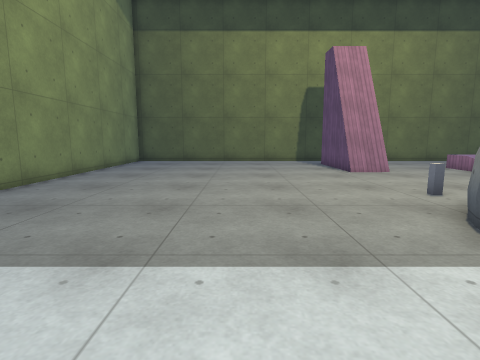
view 1 (above)

16 first-person views from a walk through a 3-D level made in the Godot game engine. The camera is 1.3 m above the floor, tilts 8° down and sees 80° across. The floor is counted in squares, 0.9 m on a side. Each view is taken from the middle of a square. On the plan, view 1 faces up. The plan holds only what a view shows up to about 14 squares ahead; the rest is blank. The place goes on beyond the plan. Characters and animated objects are left out. Surface patterns are stand-ins for the level's own textures.

view 2
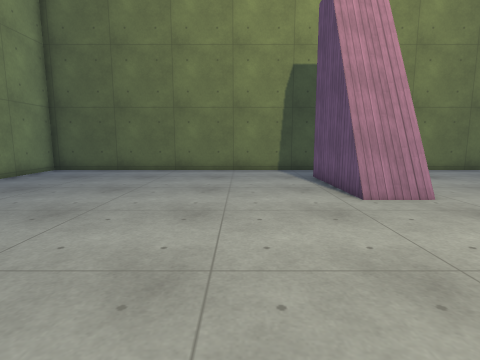

view 3
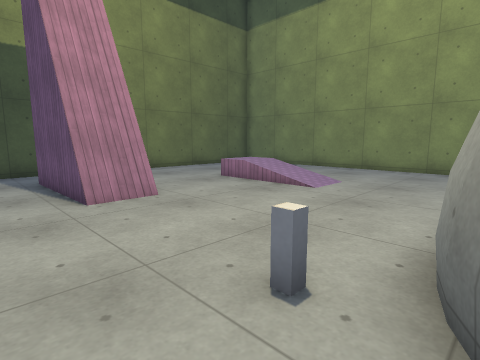

view 4
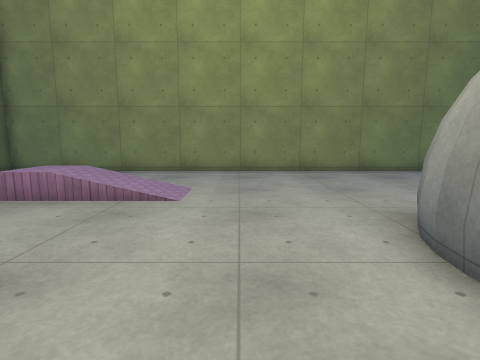

view 5
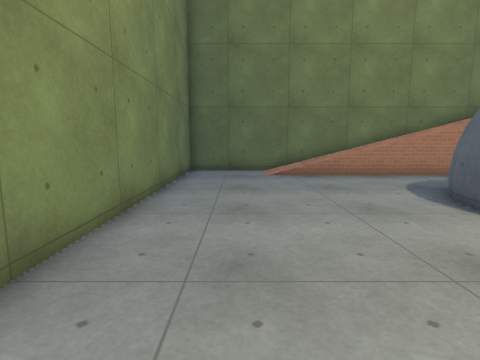

view 6
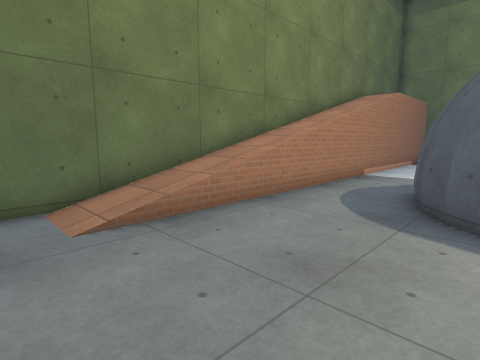

view 7
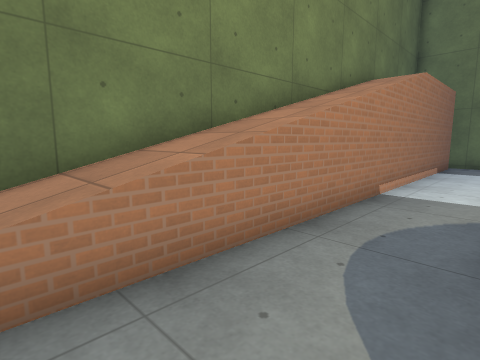

view 8
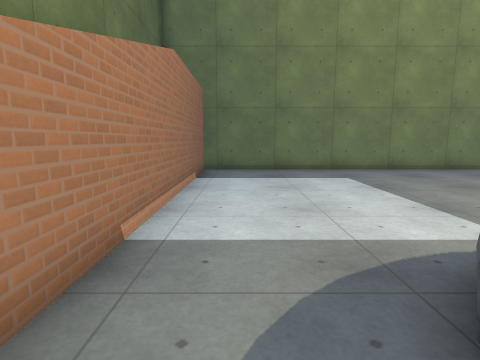

view 9
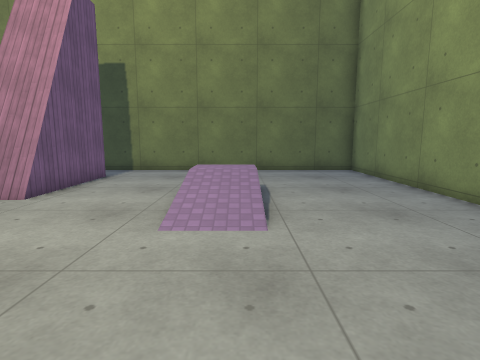

view 10
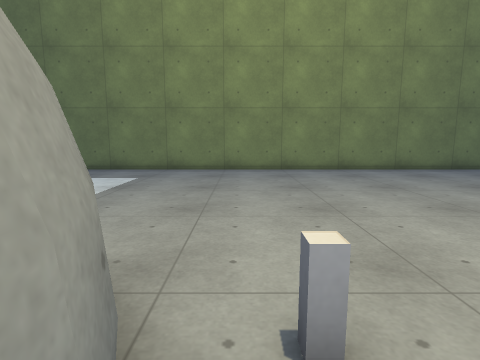

view 11
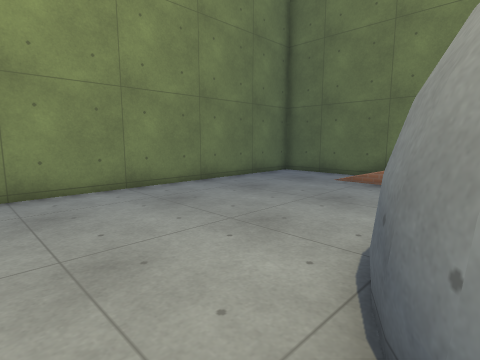

view 12
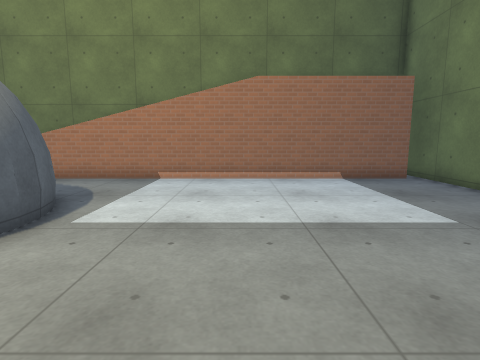

view 13
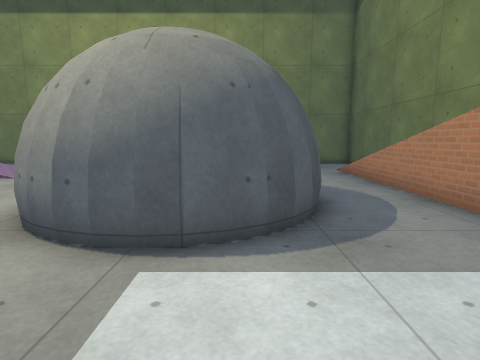

view 14
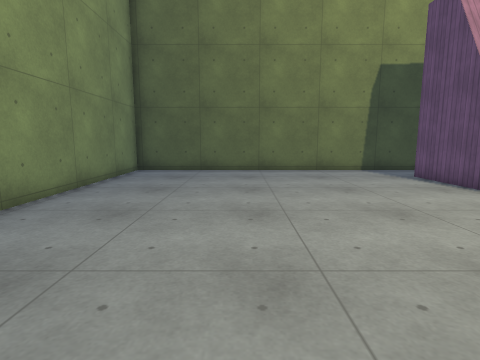

view 15
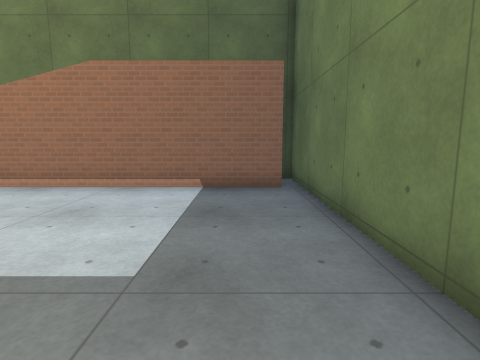

view 16
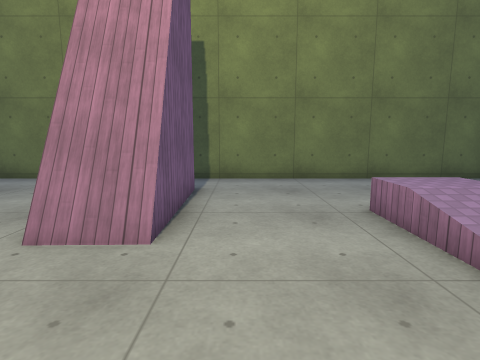

### Floor plan
Key: @ floor where view 1 was taken; # wall or solid block; . main floor; : floor 0.5 m higher than the main floor; + floor 3.25 m higher than the main floor; / step, stairs or slope; = window, fence, low wall or low ledge.
Columns run from 7 left of view 1 to 18 right of it. Each row starts with its distance up from view 1.
 20 ##########################
 19 #........................#
 18 #........................#
 17 #...........##...........#
 16 #...........##...........#
 15 #...........##....==.....#
 14 #...........##....::.....#
 13 #...........##....::.....#
 12 #.................//.....#
 11 #........................#
 10 #........................#
  9 #........................#
  8 #...........=............#
  7 #........................#
  6 #...........#####........#
  5 #..........##   #........#
  4 #..........#    ##.......#
  3 #..........#     #.......#
  2 #..........##   ##.......#
  1 #...........#####........#
  0 #......@.................#
 -1 #........................#
 -2 #........................#
 -3 #++++++//////////////....#
 -4 #      //////////////....#
 -5 ##########################

Positions as (right, up) in squares from view 1, and headings:
1: (0, 0), facing up
2: (2, 6), facing up
3: (3, 6), facing up-right
4: (4, 9), facing right
5: (15, 9), facing down
6: (15, 2), facing down-left
7: (11, 0), facing down-left
8: (7, -1), facing left
9: (12, 6), facing up
10: (7, 7), facing left
11: (9, 7), facing down-right
12: (0, 8), facing down
13: (0, 2), facing right
14: (-2, 6), facing up
15: (-5, 6), facing down
16: (8, 9), facing up
